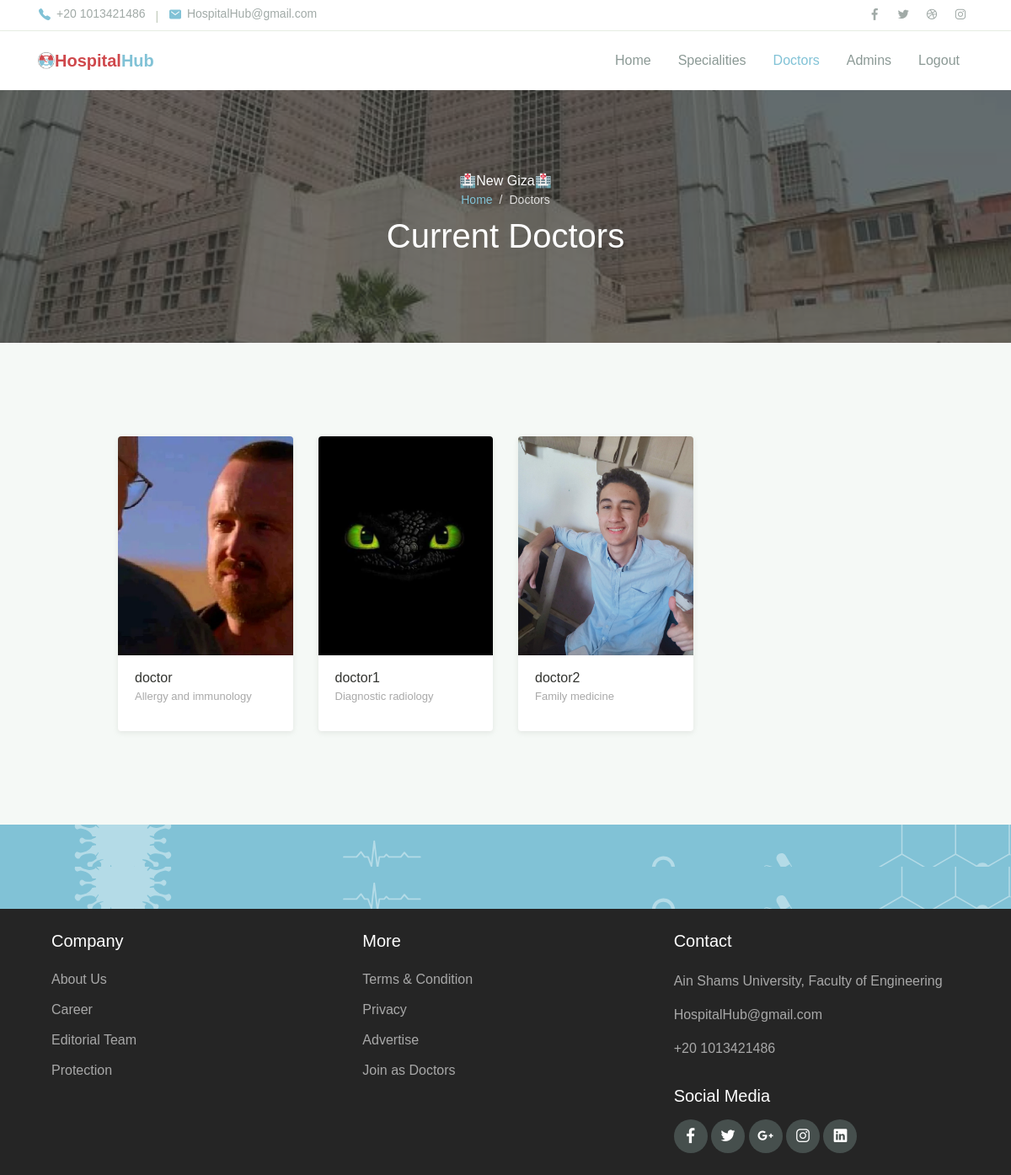
Screenshot of /hospital_hub/admin/doctors (signed in) with the database file from the repository.
### hospital_hub/models.py (models this page shows, shortened)
class Hospital(models.Model):
    name            =models.CharField(max_length=100)
    city            = models.ForeignKey(City,on_delete=models.PROTECT,null=True)
    specialities    = models.ManyToManyField(Speciality, blank=True, null=True)
    image           = models.ImageField(upload_to = "media/",null=True, default="media/no_hospital_img.png")

class Doctor(models.Model):
    my_account= models.ForeignKey(User,on_delete= models.CASCADE,related_name="my_doctor")
    is_employed= models.BooleanField(default=False)
    speciality= models.ForeignKey(Speciality, on_delete=models.CASCADE,related_name="doctors")
    hospital= models.ForeignKey(Hospital, on_delete=models.SET_NULL,related_name="my_doctors",null=True,blank=True)

class User(AbstractBaseUser):
    username    = models.CharField(max_length=255, unique=True) # unique checks existance with respect to save function
    email       = models.EmailField(verbose_name = 'email address',max_length = 255,unique = True)
    full_name   = models.CharField(max_length=255, blank=True, null=True)
    phone_number= models.IntegerField()
    city        = models.ForeignKey(City,on_delete=models.PROTECT,null=True)
    owner       = models.BooleanField(default= False) # can login
    admin       = models.BooleanField(default= False) # staff user non superuser
    doctor      = models.BooleanField(default=False) # superuser
    patient     = models.BooleanField(default=False) # superuser
    staff       = models.BooleanField(default=False) # necessary
    created_at  = models.DateTimeField(null=True)
    image       = models.ImageField(default="media/no_profile_img.png",upload_to = "media/")
    USERNAME_FIELD = 'username' #username
    EMAIL_FIELD = 'email' #Email
    REQUIRED_FIELDS = ['email','full_name','phone_number']
    objects = UserManager()
    def save(self, *args, **kwargs):
        try:
            im = Image.open(self.image)
            if len(im.fp.read())>1000000:
                im = im.convert('RGB')
                im = ImageOps.exif_transpose(im)
                im_io = BytesIO()
                im.save(im_io, 'JPEG', quality=60)
                new_image = File(im_io, name=self.image.name)
                self.image = new_image
        except:
            pass
        super().save(*args, **kwargs)

class Speciality(models.Model):
    name =models.CharField(max_length=100,unique=True)
    image = models.ImageField(upload_to = "media/",null=True, default=None)
    def __str__(self):
        return self.name

### hospital_hub/views.py (the view)
# urls.py: path('admin/doctors',views.Admin.ViewDoctors,name='admin_view_doctors'),
    def ViewDoctors(request):
        hospital=request.user.my_admin.first().hospital
        doctors=DoctorModel.objects.filter(hospital=hospital)
        doctorsaccs=[]
        for doc in doctors:
            doctorsaccs.append([doc,doc.my_account])
        return render(request,"hospital_hub/admin/view_doctors.html",{
        "doctors":doctorsaccs,
        "hospital_name":request.user.my_admin.first().hospital.name,
        "flag":"all"
        })

### hospital_hub/templates/hospital_hub/Admin/view_doctors.html (shortened to what this page needs)
{%extends 'hospital_hub/Admin/admin_layout.html'%}
{%load static%}
{%block body%}
<header>
    <nav class="navbar navbar-expand-lg navbar-light shadow-sm">
        <div class="container">
            <img src="{%static 'hospital_hub/assets/img/logo2.png'%}" alt="" style="width:20px;">
            <a style="color:#81C2D6" class="navbar-brand" href="#"><span class="text-primary2">Hospital</span>Hub </a>
            <div class="collapse navbar-collapse" id="navbarSupport">
                <ul class="navbar-nav ml-auto">
                    <li class="nav-item ">
                        <a class="nav-link" href="{%url 'admin_home'%}">Home</a>
                    </li>
                       <li class="nav-item">
                            <a class="nav-link" href="{%url 'view_specialities'%}">Specialities</a>
                        </li>
                    <li class="nav-item">
                        <a class="nav-link active" href="{%url 'admin_view_doctors'%}">Doctors</a>
                    </li>
                    <li class="nav-item">
                        <a class="nav-link" href="{%url 'admin_view_admins'%}">Admins</a>
                    </li>
                    <li class="nav-item">
                        <a class="nav-link" href="{%url 'admin_logout'%}">Logout</a>
                    </li>
                </ul>
            </div>
        </div>
    </nav>
</header>
<div class="page-banner overlay-dark bg-image"
     style="background-image: url(../../../static/hospital_hub/assets/img/bg_image_1.jpg)">
    <div class="banner-section">
        <div class="container text-center wow fadeInUp">
            <span class="subhead">🏥{{hospital_name}}🏥</span>
            <nav aria-label="Breadcrumb">
                <ol class="breadcrumb breadcrumb-dark bg-transparent justify-content-center py-0 mb-2">
                    <li class="breadcrumb-item"><a href="{%url 'admin_home'%}">Home</a></li>
                    <li class="breadcrumb-item active" aria-current="page">
                        Doctors
                    </li>
                </ol>
            </nav>
            <h1 class="font-weight-normal">
                {%if speciality%}{{speciality}}{%else%}Current Doctors{%endif%}
            </h1>
        </div>
    </div>
</div>
<div class="page-section bg-light">
    <div class="container">
        <div class="row justify-content-center">
            <div class="col-lg-10">
                <div class="row">
                    {%if doctors%}
                        {% for doctor, account in doctors %}
                        <div class="col-md-6 col-lg-3 py-3 wow zoomIn">
                            <div class="card-doctor">
                                <div class="header">
                                    <img src="{{account.image.url}}" alt="" height="260" style="object-fit: cover;">
                                </div>
                                <div class="body">
                                    <p class="text-x2 mb-0" style="text-align:left;">
                                        {{account.username}}
                                    </p>
                                    <p  style="text-align:left; color:darkgray; font-size:small">
                                        {{doctor.speciality}}
                                    </p>
                                </div>
                            </div>
                        </div>
                        {%endfor%}
                    {%else%}
                    <h1 style="color:grey;">Your hospital has no specialites added yet.</h1>
                    {%endif%}
                </div>
            </div>
        </div>
    </div>
</div>
<div class="page-section banner-home bg-image" style="background-image: url(../assets/img/banner-pattern.svg)">
    <div class="container py-5 py-lg-0">
        <div class="row align-items-center">
            <div class="col-lg-12 wow zoomIn">
            </div>
        </div>
    </div>
</div>
{%endblock%}

### hospital_hub/static/hospital_hub/assets/css/theme.css (style rules this page uses)
:root { --primary: #81C2D6; --accent: #FF3D85; --secondary: #4E5AFE; --warning: #EED818; --info: #05B4E1; --danger: #FF4943; --success: #96C93D; --dark: #343531; --light: #F5F9F6; --cs: #596261; --grey: #6E807A; }
body { font-family: "Source Sans Pro", sans-serif; line-height: 1.5; color: #343531; }
a { color: #07be94; text-decoration: none; background-color: transparent; }
.bg-light { background-color: #F5F9F6 !important; }
.text-primary2 { color: #CF484C !important; }
.breadcrumb { background-color: #f8f9fa; }
.breadcrumb-dark .breadcrumb-item a { color: #81C2D6; }
.breadcrumb-dark .breadcrumb-item + .breadcrumb-item::before { display: inline-block; padding-right: 0.5rem; color: rgba(255, 255, 255, 0.8); content: "/"; }
.breadcrumb-dark .breadcrumb-item.active { color: rgba(255, 255, 255, 0.8); }
.navbar { min-height: 70px; }
.navbar-brand { color:green; font-weight: 600; padding-top: 10px; padding-bottom: 10px; }
.navbar-nav { margin-top: 10px; border-top: 1px solid #E8EEE4; flex-shrink: 0; }
.navbar-nav .nav-link { transition: all .2s ease; }
.navbar-light .navbar-nav .nav-link { color: rgba(110, 128, 122, 0.8); }
.navbar-light .navbar-nav .show > .nav-link, .navbar-light .navbar-nav .active > .nav-link, .navbar-light .navbar-nav .nav-link.show, .navbar-light .navbar-nav .nav-link.active { font-weight: 500; color: #81C2D6; }
@media (min-width: 992px) { .navbar-expand-lg .navbar-nav { margin-top: 0; border-top: none; } }
@media (min-width: 992px) { .navbar-expand-lg .navbar-nav .nav-link { padding-right: 16px; padding-left: 16px; } }
@media (min-width: 992px) { .navbar-expand-lg .navbar-nav { align-items: center; } }
.bg-image { position: relative; background-position: center center; background-size: cover; background-repeat: no-repeat; }
.bg-image > * { position: relative; z-index: 10; }
.page-section { position: relative; padding-top: 80px; padding-bottom: 80px; overflow: hidden; }
.page-banner { position: relative; height: 300px; z-index: 10; }
.page-hero.overlay-dark::before, .page-banner.overlay-dark::before { content: ""; position: absolute; top: 0; left: 0; width: 100%; height: 100%; background: rgba(52, 53, 49, 0.7); z-index: 1; }
.page-banner .breadcrumb-item, .page-banner .breadcrumb-item a { font-size: 14px; }
.hero-section, .banner-section { position: relative; display: -ms-flexbox; display: flex; -ms-flex-align: center; align-items: center; -ms-flex-pack: center; justify-content: center; height: 100%; color: #ffffff; z-index: 10; }
.card-doctor { display: block; margin: 15px auto; width: 100%; max-width: 240px; background-color: #fff; border-radius: 4px; box-shadow: 0 2px 6px rgba(154, 159, 151, 0.2); overflow: hidden; }
.card-doctor .header { position: relative; width: 100%; height: 260px; overflow: hidden; }
.card-doctor .header::before { content: ''; position: absolute; top: 0; left: 0; width: 100%; height: 100%; background-color: rgba(52, 53, 49, 0.36); opacity: 0; transition: opacity .2s linear; }
.card-doctor .header img { width: 100%; }
.card-doctor .body { padding: 15px 20px; }
.banner-home { padding: 0; background-color: #81C2D6; color: #fff; height: 50px; }

### rows the page displays
Hospital: name "New Giza"
Doctor: image (picture), username "doctor", speciality "Allergy and immunology"
Doctor: image (picture), username "doctor1", speciality "Diagnostic radiology"
Doctor: image (picture), username "doctor2", speciality "Family medicine"
